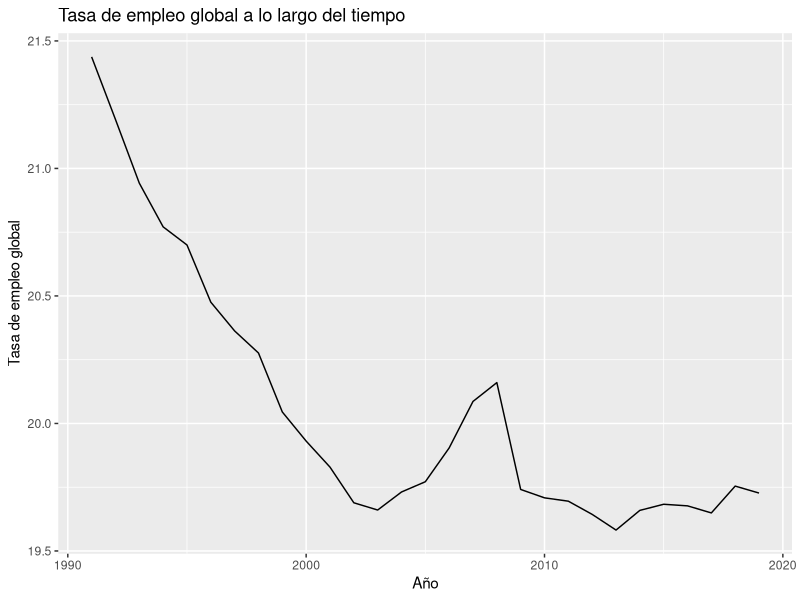
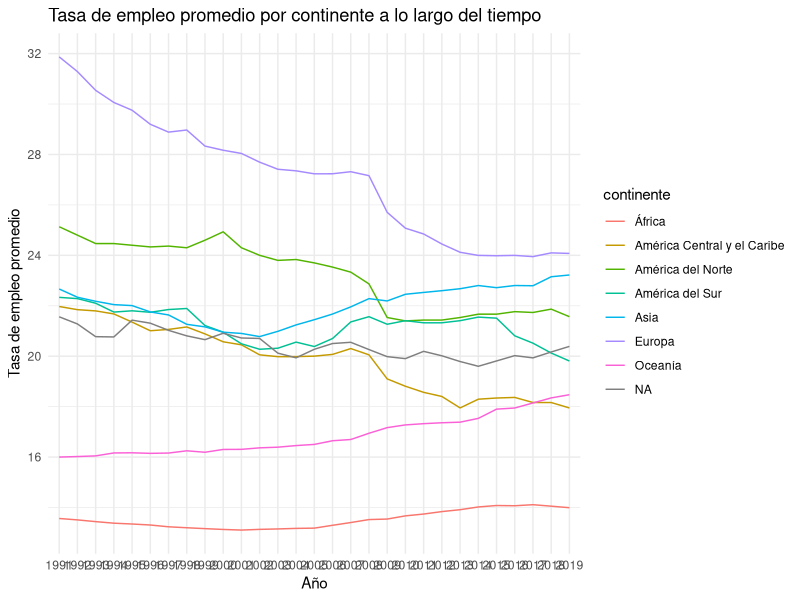
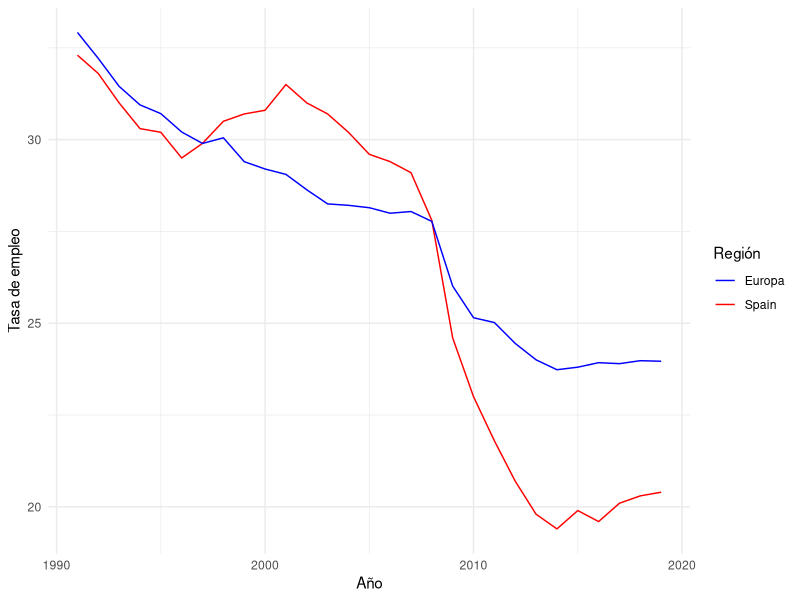
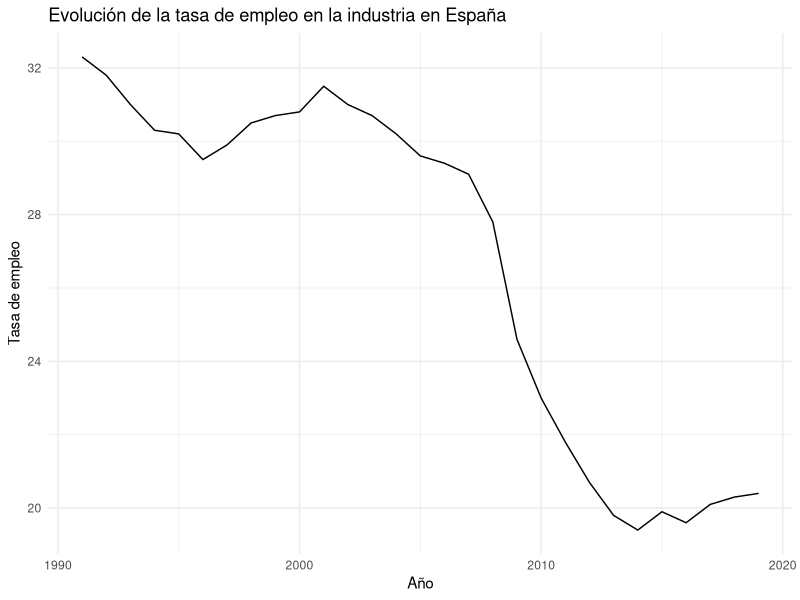
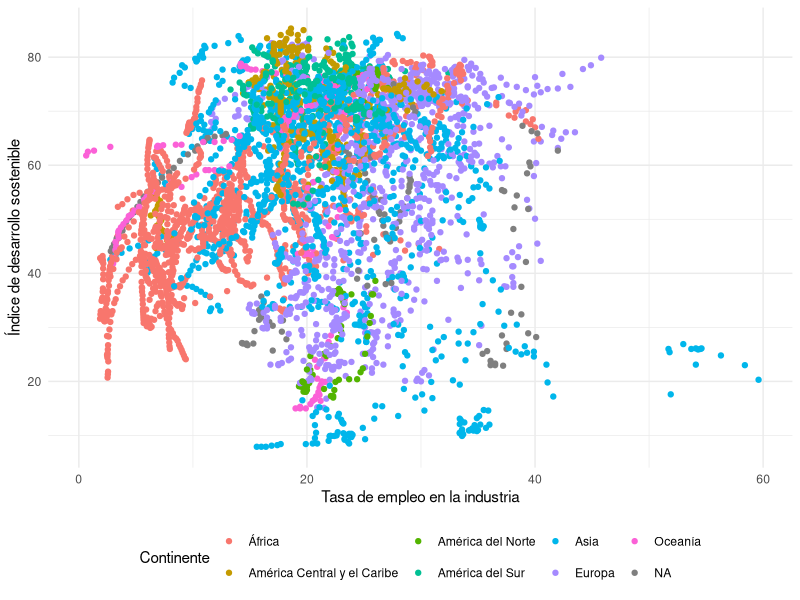

Here is the R script that generated these plots, in order:
## ---- chunk 1
##Cargar las bibliotecas necesarias
library(readxl)
library(dplyr)
library(openxlsx)
library(tidyverse)
library(xfun)
library(corrplot)

knitr::opts_chunk$set(echo = FALSE)
## ---- chunk 2

datos <- read_excel("industry_workers_percent_of_employment.xlsx")

##Preparación de datos a formato largo
datos_largos <- datos %>%
  pivot_longer(cols = -country, names_to = "year", values_to = "employment_rate")

#Análisis descriptivo
##Tasa de empleo global por año
global_employment_rate <- datos_largos %>%
  group_by(year) %>%
  summarise(mean_employment_rate = mean(employment_rate, na.rm = TRUE))

##Países que aumentaron su tasa de empleo:
employment_increase <- datos_largos %>%
  group_by(country) %>%
  arrange(year) %>%
  summarise(change_in_employment = employment_rate[n()] - employment_rate[1]) %>%
  filter(change_in_employment > 0)

##Países que redujeron su tasa de empleo
employment_decrease <- datos_largos %>%
  group_by(country) %>%
  arrange(year) %>%
  summarise(change_in_employment = employment_rate[n()] - employment_rate[1]) %>%
  filter(change_in_employment < 0)

#Análisis de correlación
datos_wide <- datos_largos %>%
  pivot_wider(names_from = country, values_from = employment_rate)

correlation_matrix <- cor(datos_wide[,-1], use = "pairwise.complete.obs")

knitr::opts_chunk$set(echo = FALSE)
#Convertir el año a numérico
global_employment_rate$year <- as.numeric(global_employment_rate$year)

knitr::opts_chunk$set(echo = FALSE)


## ---- chunk 3
##Crear la gráfica
ggplot(global_employment_rate, aes(x = year, y = mean_employment_rate, group=1)) +
  geom_line() +
  labs(title = "Tasa de empleo global a lo largo del tiempo",
       x = "Año", y = "Tasa de empleo global")
## ---- chunk 4

paises_africa <- c("Angola", "Benin", "Burkina Faso", "Burundi", "Botswana", 
                   "Central African Republic", "Cote d'Ivoire", "Cameroon", 
                   "Congo, Dem. Rep.", "Congo, Rep.", "Comoros", "Cape Verde", 
                   "Djibouti", "Algeria", "Egypt", "Western Sahara", "Eritrea", 
                   "Ethiopia", "Gabon", "Gambia", "Ghana", "Guinea", 
                   "Guinea-Bissau", "Equatorial Guinea", "Kenya", "Lesotho", 
                   "Liberia", "Libya", "Morocco", "Madagascar", "Mali", 
                   "Mauritania", "Mauritius", "Malawi","Mozambique", "Namibia", 
                   "Niger", "Nigeria", "Reunion", "Rwanda", "Seychelles", 
                   "Sudan", "Saint Helena", "Sierra Leone", "Senegal", 
                   "Somalia", "South Sudan", "Sao Tome and Principe", 
                   "Swaziland", "Seychelles", "Chad", "Togo", "Tunisia", 
                   "Tanzania","Uganda","South Africa", "Zambia", "Zimbabwe")

paises_asia <- c("Afghanistan", "Armenia", "Azerbaijan", "Bahrain", 
                 "Bangladesh", "Bhutan", "Brunei", "Cambodia", "China", 
                 "Cyprus", "Georgia", "Hong Kong, China", "Indonesia", "India", 
                 "Iran", "Iraq", "Israel", "Japan", "Jordan", "Kazakhstan", 
                 "Kyrgyz Republic", "South Korea", "Kuwait", "Lebanon", 
                 "Sri Lanka", "Macao, China", "Maldives", "Malaysia", 
                 "Mongolia", "Myanmar", "Nepal", "Oman", "Pakistan", "Palestine", 
                 "Philippines", "North Korea", "Qatar", "Saudi Arabia", 
                 "Singapore", "Syria", "Thailand", "Tajikistan", "Turkmenistan", 
                 "East Timor", "Turkey", "Taiwan", "United Arab Emirates", 
                 "Uzbekistan", "Vietnam", "Yemen")

paises_europa <- c("Albania", "Austria", "Belgium", "Bulgaria", 
                   "Bosnia and Herzegovina", "Belarus", "Channel Islands", 
                   "Switzerland", "Czech Republic", "Germany", "Denmark", 
                   "Spain", "Estonia", "Finland", "France", "United Kingdom", 
                   "Greece", "Croatia", "Hungary", "Ireland", "Iceland", 
                   "Italy", "Lithuania", "Luxembourg", "Latvia", "Moldova", 
                   "North Macedonia", "Malta", "Netherlands", "Norway", "Poland", 
                   "Portugal", "Romania", "Russia", "Sweden", "Slovenia", 
                   "Slovakia", "Ukraine")

paises_america_norte <- c("Canada", "United States", "Mexico", "Greenland", 
                          "Bermuda")

paises_america_sur <- c("Argentina", "Bolivia", "Brazil", "Chile", "Colombia", 
                        "Ecuador", "Guyana", "Peru", 
                        "Paraguay", "Suriname", "Uruguay", "Venezuela")

paises_oceania <- c("Australia", "Fiji", "Micronesia", "Guam", "Kiribati", 
                    "Marshall Islands", "New Caledonia", "Norfolk Island", 
                    "Nauru", "New Zealand", "French Polynesia", 
                    "Papua New Guinea", "Palau", "Solomon Islands", "Tonga", 
                    "Vanuatu", "Samoa")

paises_centro_caribe <- c("Antigua and Barbuda", "Aruba", "Barbados", 
                          "Saint Barthelemy", "Belize", "Costa Rica", "Cuba", 
                          "Curacao", "Dominican Republic", "Grenada", 
                          "Guatemala", "Honduras", "Haiti", "Jamaica", 
                          "Saint Kitts and Nevis", "Cayman Islands", 
                          "Saint Lucia", "Saint Martin (French part)", 
                          "Montserrat", "Nicaragua", "Panama", "Puerto Rico", 
                          "El Salvador", "Sint Maarten (Dutch part)", 
                          "Turks and Caicos Islands", "Trinidad and Tobago", 
                          "Saint Vincent and the Grenadines", 
                          "British Virgin Islands", "Virgin Islands (U.S.)")

##Crear una nueva columna 'continente' con NA (sin asignación inicial)
datos$continente <- NA

##Luego asignar los continentes a cada país
datos_largos$continente[
  datos_largos$country %in% paises_africa] <- "África"
datos_largos$continente[
  datos_largos$country %in% paises_asia] <- "Asia"
datos_largos$continente[
  datos_largos$country %in% paises_europa] <- "Europa"
datos_largos$continente[
  datos_largos$country %in% paises_america_norte] <- "América del Norte"
datos_largos$continente[
  datos_largos$country %in% paises_america_sur] <- "América del Sur"
datos_largos$continente[
  datos_largos$country %in% paises_oceania] <- "Oceanía"
datos_largos$continente[
  datos_largos$country %in% paises_centro_caribe] <- "América Central y el Caribe"

## ---- chunk 5
##Calcular la media por continente y año
media_por_continente <- datos_largos %>%
  group_by(continente, year) %>%
  summarise(mean_employment_rate = mean(employment_rate, na.rm = TRUE), .groups = "drop")
## ---- chunk 6
##Crear el gráfico
ggplot(media_por_continente, aes(x = year, y = mean_employment_rate, color = continente)) +
  geom_line(aes(group = continente)) +
  labs(title = "Tasa de empleo promedio por continente a lo largo del tiempo",
       x = "Año", y = "Tasa de empleo promedio") +
  theme_minimal()
## ---- chunk 7
##Datos de España
datos_spain <- datos_largos %>%
   filter(country == "Spain")

##Datos de la Unión Europea
paises_europa <- c("Austria", "Belgium", "Bulgaria", "Croatia", "Cyprus", "Czech Republic", "Denmark", "Estonia", "Finland", "France", "Germany", "Greece", "Hungary", "Ireland", "Italy", "Latvia", "Lithuania", "Luxembourg", "Malta", "Netherlands", "Poland", "Portugal", "Romania", "Slovakia", "Slovenia", "Spain", "Sweden")
datos_europa <- datos_largos %>%
   filter(country %in% paises_europa) %>%
   group_by(year) %>%
   summarise(mean_employment_rate = mean(employment_rate, na.rm = TRUE))

##Convertir 'year' a numérico
datos_spain$year <- as.numeric(datos_spain$year)
datos_europa$year <- as.numeric(datos_europa$year)
## ---- chunk 8
##Comparación
ggplot() +
   geom_line(data = datos_spain, aes(x = year, y = employment_rate, color = "Spain")) +
   geom_line(data = datos_europa, aes(x = year, y = mean_employment_rate, color = "Europa")) +
   labs(x = "Año", y = "Tasa de empleo", color = "Región") +
   theme_minimal() +
   scale_color_manual(values = c("Spain" = "red", "Europa" = "blue"))
## ---- chunk 9
ggplot(datos_spain, aes(x = year, y = employment_rate)) +
   geom_line() +
   labs(x = "Año", y = "Tasa de empleo") +
   theme_minimal() +
   ggtitle("Evolución de la tasa de empleo en la industria en España")
## ---- chunk 10
##Calcular la tasa de crecimiento
datos_largos$growth_rate <- datos_largos %>%
   group_by(country) %>%
   mutate(growth_rate = (employment_rate/lag(employment_rate) - 1) * 100)

##Ordenar los países por la tasa de crecimiento promedio
paises_crecimiento <- datos_largos %>%
   group_by(country) %>%
   summarise(mean_growth_rate = mean(employment_rate, na.rm = TRUE)) %>%
   arrange(desc(mean_growth_rate))
## ---- chunk 11
##Mostrar los primeros 100 países
head(paises_crecimiento, 100)
## ---- chunk 12
##Cargar el dataset
datos_sdi <- read_excel("sdi.xlsx")

##Convertir el dataset a formato largo
datos_sdi_largos <- datos_sdi %>%
  gather(key = "year", value = "sdi", -country)

##Unir los datos de los dos dataset
datos_unidos <- datos_largos %>%
  left_join(datos_sdi_largos, by = c("country", "year"))
## ---- chunk 13
##Calcular la correlación entre la tasa de empleo y el IDS
correlacion <- cor(datos_unidos$employment_rate, datos_unidos$sdi, use = "pairwise.complete.obs")

##Imprimir el coeficiente de correlación
print(correlacion)
## ---- chunk 14
# Unir los datos
datos_combinados <- merge(datos_largos, datos_sdi_largos, by = c("country", "year"), all = TRUE)
## ---- chunk 15
# Gráfico de dispersión diferenciando los continentes
ggplot(datos_combinados, aes(x = employment_rate, y = sdi, color = continente)) +
  geom_point(na.rm = TRUE) +
  labs(x = "Tasa de empleo en la industria", 
       y = "Índice de desarrollo sostenible",
       color = "Continente") +
  theme_minimal() +
  theme(legend.position = "bottom")
## ---- chunk 16
#Rregresión lineal
modelo_lineal <- lm(sdi ~ employment_rate, data = datos_combinados)
summary(modelo_lineal)
## ---- chunk 17
# Calcular los percentiles para sdi y employment_rate
sdi_threshold <- quantile(datos_combinados$sdi, 0.25, na.rm = TRUE)
employment_rate_threshold <- quantile(datos_combinados$employment_rate, 0.75, na.rm = TRUE)

# Filtrar los datos para los países con bajo sdi y alta tasa de empleo industrial
datos_filtrados <- datos_combinados %>%
  filter(sdi <= sdi_threshold & employment_rate >= employment_rate_threshold)

# Obtener la lista de países
paises_potenciales <- unique(datos_filtrados$country)
## ---- chunk 18
# Imprimir la lista de países
print(paises_potenciales)
## ---- chunk 19
# Crear una tabla con los países
tabla_potenciales <- data.frame(Pais = paises_potenciales)

# Añadir las columnas de percentiles como un único valor
tabla_potenciales$Percentil_SDI <- sdi_threshold
tabla_potenciales$Percentil_Empleo <- employment_rate_threshold
## ---- chunk 20
# Imprimir la tabla con kable
knitr::kable(tabla_potenciales, 
             caption = "Lista de países potenciales y percentiles correspondientes")

